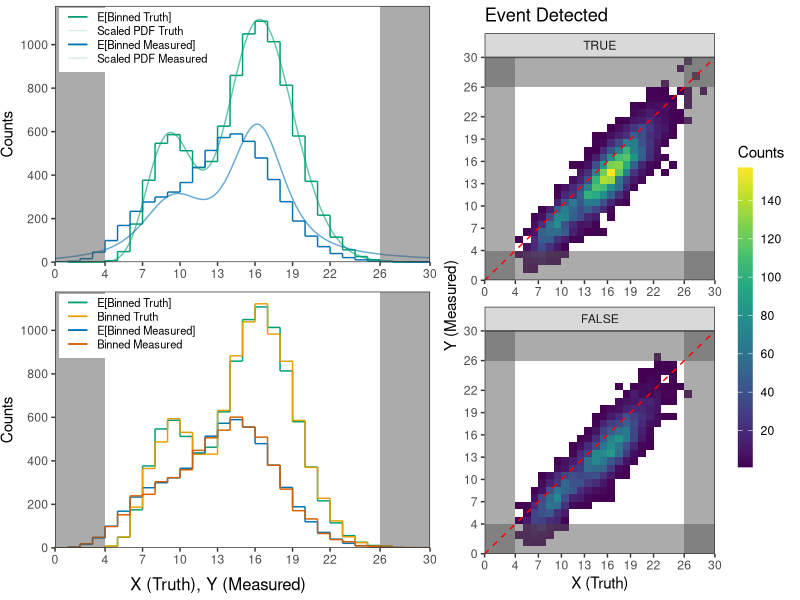
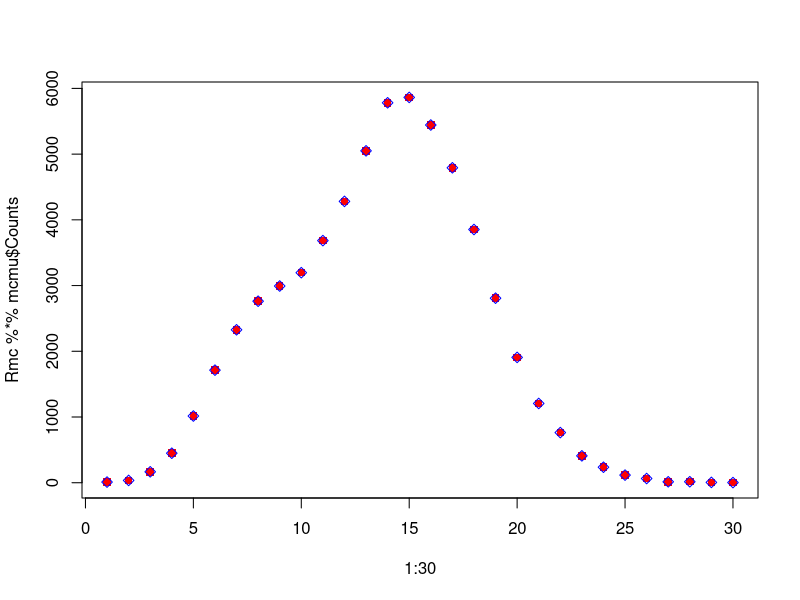

The R source for these figures, in order: (Note: this script raises an error after producing the figures.)
## ---- chunk 1
library(tidyverse)
library(gridExtra)
library(grid)
library(gridtext)
library(knitr)
library(RColorBrewer)
library(viridisLite)
library(viridis)
library(gtools)
## ---- chunk 2
set.seed(1234)
# Assume 10000 events
nsim <- 10000
mcsim <- 10*nsim

# Two possible types of processes with different means but equal variances
alpha1 <- 24
alpha2 <- 42
beta <- 0.4

# Event 1 is 1/3 as likely to occur as event 2
p <- 2/7

x1 <- rgamma(nsim, shape = alpha1, scale = beta)
x2 <- rgamma(nsim, shape = alpha2, scale = beta)
x1mc <- rgamma(mcsim, shape = alpha1, scale = beta)
x2mc <- rgamma(mcsim, shape = alpha2, scale = beta)

z <- rbernoulli(nsim, p)
x <- c(x1[z],x2[!z])
zmc <- rbernoulli(mcsim, p)
xmc <- c(x1mc[zmc],x2mc[!zmc])

# Efficiency
xdetected <- rbernoulli(length(x),1-exp(-sqrt(x)/4)) == 1
xdetectedmc <- rbernoulli(length(xmc),1-exp(-sqrt(xmc)/4)) == 1

# Add Smearing
ermu <- -x^(1/4)
ersd <- log((x+10)/4)
y <- x + rnorm(nsim, mean = ermu, sd = ersd)

ermumc <- -xmc^(1/4)
ersdmc <- log((xmc+10)/4)
ymc <- xmc + rnorm(mcsim, mean = ermumc, sd = ersdmc)

# Binned representation
xymin <- 4
xymax <- 26
xystep <- 3
dxy <- 4
xyaxes <- c(xymin-dxy,xymin,
            seq(xymin+xystep,xymax-xystep,xystep),
            xymax,xymax+dxy)

sims <- tibble("Truth" = x,
               "Measured" = y,
               "Detected" = xdetected)

simsmc <- tibble("Truth" = xmc,
                 "Measured" = ymc,
                 "Detected" = xdetectedmc)

step_hist_notfolded <- hist(x[which(x > xymin-dxy & x < xymax+dxy)], 
                            breaks = seq(xymin-dxy,xymax+dxy,1), plot = F)
step_hist_folded <- hist(y[which(y > xymin-dxy & y < xymax+dxy & xdetected == TRUE)], 
                         breaks = seq(xymin-dxy,xymax+dxy,1), plot = F)

fmax <- 1.075*max(c(step_hist_folded$density,step_hist_notfolded$density))
fmax_count <- 1.05*max(c(step_hist_folded$count,step_hist_notfolded$count))

step_hist <- 
  tibble(binLow = c(step_hist_folded$breaks[-length(step_hist_folded$breaks)],
                    step_hist_notfolded$breaks[-length(step_hist_notfolded$breaks)]),
         binHigh = c(step_hist_folded$breaks[-1],step_hist_notfolded$breaks[-1]),
         CountsL = c(c(0,step_hist_folded$counts[-length(step_hist_folded$counts)]),
                     c(0,step_hist_notfolded$counts[-length(step_hist_notfolded$counts)])),
         Counts = c(step_hist_folded$counts,step_hist_notfolded$counts),
         DensityL = c(c(0,step_hist_folded$density[-length(step_hist_folded$density)]),
                      c(0,step_hist_notfolded$density[-length(step_hist_notfolded$density)])),
         Density = c(step_hist_folded$density,step_hist_notfolded$density),
         Treatment = c(rep("folded", length(step_hist_folded$density)),
                       rep("not folded", length(step_hist_notfolded$density))))
## ---- chunk 3
# Continuous representation
X <- seq(xymin-dxy,xymax+dxy,0.01)
nx <- length(X)

fx = p*dgamma(X, shape = alpha1, scale = beta) + 
     (1-p)*dgamma(X, shape = alpha2, scale = beta)
#fx <- p*dlnorm(X, meanlog = 2.25, sdlog = 0.25) +
#  (1-p)*dlnorm(X, meanlog = 2.8, sdlog = 0.15)

fx_data <- tibble(X = X, Density = fx)
# fy_data content calculated in fyEstimate.nb
fy_data <- read.csv("fyEstimate.csv")

# Binned expected counts
exp_hist <- read.csv("histExpected.csv")
exp_hist[,3:4] <- nsim*exp_hist[,3:4]

# Counts max
fmax_count <- max(fmax_count, 1.05*max(nsim*fx_data$Density))
## ---- chunk 4
# Plotting
comp1 <- ggplot(data = step_hist) + 
  theme_bw() +
  geom_segment(data = filter(exp_hist, 
                             Treatment == "not folded" &
                                binLow >= xymin-dxy &
                               binHigh <= xymax+dxy),
               mapping = aes(x = binLow,
                             y = Counts,
                          xend = binHigh,
                          yend = Counts,
                         color = "E[Binned Truth]",
                      linetype = "E[Binned Truth]")) +
  geom_segment(data = filter(exp_hist, 
                             Treatment == "not folded" &
                                binLow >= xymin-dxy &
                               binHigh <= xymax+dxy),
               mapping = aes(x = binLow,
                             y = CountsL,
                          xend = binLow,
                          yend = Counts,
                         color = "E[Binned Truth]",
                      linetype = "E[Binned Truth]")) +
  geom_segment(data = filter(exp_hist, 
                             Treatment == "folded" &
                                binLow >= xymin-dxy &
                               binHigh <= xymax+dxy),
               mapping = aes(x = binLow,
                             y = Counts,
                          xend = binHigh,
                          yend = Counts,
                         color = "E[Binned Measured]",
                      linetype = "E[Binned Measured]")) +
  geom_segment(data = filter(exp_hist, 
                             Treatment == "folded" &
                                binLow >= xymin-dxy &
                               binHigh <= xymax+dxy),
               mapping = aes(x = binLow,
                             y = CountsL,
                          xend = binLow,
                          yend = Counts,
                         color = "E[Binned Measured]",
                      linetype = "E[Binned Measured]")) +
  geom_line(data = filter(fx_data,
                            X >= xymin-dxy &
                            X <= xymax+dxy),
            mapping = aes(x = X, 
                          y = nsim*Density,
                      color = "Scaled PDF Truth",
                   linetype = "Scaled PDF Truth")) +
  geom_line(data = filter(fy_data,
                            Y >= xymin-dxy &
                            Y <= xymax+dxy),
            mapping = aes(x = Y, 
                          y = nsim*Density,
                      color = "Scaled PDF Measured",
                   linetype = "Scaled PDF Measured")) +
  scale_x_continuous(breaks = xyaxes, 
                     limits = c(xymin-dxy,xymax+dxy), 
                     expand = c(0,0)) +
  scale_y_continuous("Counts",
                     limits = c(0,fmax_count), expand = c(0,0),
                     breaks = seq(0,ceiling(fmax_count),
                                  floor(fmax_count/1000)*200)) +
  scale_color_manual(name = NA,
                     labels = c("E[Binned Truth]",
                                "Scaled PDF Truth",
                                "E[Binned Measured]",
                                "Scaled PDF Measured"),
                     breaks = c("E[Binned Truth]",
                                "Scaled PDF Truth",
                                "E[Binned Measured]",
                                "Scaled PDF Measured"),
                     values = c("E[Binned Truth]" = alpha("#009E73",1),#alpha("#4C8C2B",0.6),
                                "Scaled PDF Truth" = alpha("#009E73",0.6),#alpha("#4C8C2B",1),
                                "E[Binned Measured]" = alpha("#0072B2",1),#alpha("#004C97",0.6),
                                "Scaled PDF Measured" = alpha("#0072B2",0.6))) +#alpha("#004C97",1))) +
  scale_linetype_manual(name = NA,
                        labels = c("E[Binned Truth]",
                                   "Scaled PDF Truth",
                                   "E[Binned Measured]",
                                   "Scaled PDF Measured"),
                        breaks = c("E[Binned Truth]",
                                   "Scaled PDF Truth",
                                   "E[Binned Measured]",
                                   "Scaled PDF Measured"),
                        values = c("E[Binned Truth]" = "solid",
                                   "Scaled PDF Truth" = "solid",
                                   "E[Binned Measured]" = "solid",
                                   "Scaled PDF Measured" = "solid")) +
  theme(panel.grid.major = element_blank(),
        panel.grid.minor = element_blank(), 
        plot.margin = margin(0.15, 0.16, 0.12, 0.01, "cm"),
        legend.text = element_text(size = 8),
        legend.title = element_blank(),
        legend.position = c(.01, 0.99),
        legend.justification = c("left", "top"),
        legend.box.just = "left",
        legend.key.height = unit(10,"points"),
        legend.margin = margin(1,5,5,5,"pt"),
        axis.title.x = element_blank()) +
  guides(color = guide_legend(override.aes = list(alpha = c(1,0.15,1,0.15)))) +
  geom_rect(data=tibble(x1=xymin-dxy,x2=xymin,y1=0,y2=fmax_count),
            mapping=aes(xmin=x1,xmax=x2,ymin=y1,ymax=y2),
            alpha=0.5,size=0.3) +
  geom_rect(data=tibble(x1=xymax,x2=xymax+dxy,y1=0,y2=fmax_count),
            mapping=aes(xmin=x1,xmax=x2,ymin=y1,ymax=y2),
            alpha=0.5,size=0.3)

comp2 <- ggplot(data = step_hist) + 
  theme_bw() +
  geom_segment(data = filter(exp_hist, 
                             Treatment == "not folded" &
                                binLow >= xymin-dxy &
                               binHigh <= xymax+dxy ),
               mapping = aes(x = binLow,
                             y = Counts,
                          xend = binHigh,
                          yend = Counts,
                         color = "E[Binned Truth]")) +
  geom_segment(data = filter(exp_hist, 
                             Treatment == "not folded" &
                                binLow >= xymin-dxy &
                               binHigh <= xymax+dxy),
               mapping = aes(x = binLow,
                             y = CountsL,
                          xend = binLow,
                          yend = Counts,
                         color = "E[Binned Truth]")) +
  geom_segment(data = filter(exp_hist, 
                             Treatment == "folded" &
                                binLow >= xymin-dxy &
                               binHigh <= xymax+dxy),
               mapping = aes(x = binLow,
                             y = Counts,
                          xend = binHigh,
                          yend = Counts,
                         color = "E[Binned Measured]")) +
  geom_segment(data = filter(exp_hist, 
                             Treatment == "folded" &
                                binLow >= xymin-dxy &
                               binHigh <= xymax+dxy),
               mapping = aes(x = binLow,
                             y = CountsL,
                          xend = binLow,
                          yend = Counts,
                         color = "E[Binned Measured]")) +
  geom_segment(data = filter(step_hist, 
                             Treatment == "not folded" &
                                binLow >= xymin-dxy &
                               binHigh <= xymax+dxy),
               mapping = aes(x = binLow,
                             y = Counts,
                          xend = binHigh,
                          yend = Counts,
                         color = "Binned Truth")) +
  geom_segment(data = filter(step_hist, 
                             Treatment == "not folded" &
                                binLow >= xymin-dxy &
                               binHigh <= xymax+dxy),
               mapping = aes(x = binLow,
                             y = CountsL,
                          xend = binLow,
                          yend = Counts,
                         color = "Binned Truth")) +
  geom_segment(data = filter(step_hist, 
                             Treatment == "folded" &
                                binLow >= xymin-dxy &
                               binHigh <= xymax+dxy),
               mapping = aes(x = binLow,
                             y = Counts,
                          xend = binHigh,
                          yend = Counts,
                         color = "Binned Measured")) +
  geom_segment(data = filter(step_hist, 
                             Treatment == "folded" &
                                binLow >= xymin-dxy &
                               binHigh <= xymax+dxy),
               mapping = aes(x = binLow,
                             y = CountsL,
                          xend = binLow,
                          yend = Counts,
                         color = "Binned Measured")) +
  scale_x_continuous(breaks = xyaxes, 
                     limits = c(xymin-dxy,xymax+dxy), 
                     expand = c(0,0)) +
  scale_y_continuous("Counts",
                     limits = c(0,fmax_count), expand = c(0,0),
                     breaks = seq(0,ceiling(fmax_count),
                                  floor(fmax_count/1000)*200)) +
  scale_color_manual(name = NA,
                     breaks = c("E[Binned Truth]",
                                "Binned Truth",
                                "E[Binned Measured]",
                                "Binned Measured"),
                     values = c("E[Binned Truth]" = alpha("#009E73",1),
                                "Binned Truth" = alpha("#E69F00",1),#alpha("#CB6015",0.7),
                                "E[Binned Measured]" = alpha("#0072B2",1),#alpha("#004C97",0.7),
                                "Binned Measured" = alpha("#D55E00",1)))+#alpha("#8A2A2B",0.7))) +
  theme(panel.grid.major = element_blank(),
        panel.grid.minor = element_blank(), 
        plot.margin = margin(0.15, 0.16, 0.12, 0.01, "cm"),
        legend.text = element_text(size = 8),
        legend.title = element_blank(),
        legend.position = c(.01, 0.99),
        legend.justification = c("left", "top"),
        legend.box.just = "left",
        legend.key.height = unit(10,"points"),
        legend.margin = margin(1,5,5,5,"pt"),
        axis.title.x = element_blank()) +
  geom_rect(data=tibble(x1=xymin-dxy,x2=xymin,y1=0,y2=fmax_count),
            mapping=aes(xmin=x1,xmax=x2,ymin=y1,ymax=y2),
            alpha=0.5,size=0.3) +
  geom_rect(data=tibble(x1=xymax,x2=xymax+dxy,y1=0,y2=fmax_count),
            mapping=aes(xmin=x1,xmax=x2,ymin=y1,ymax=y2),
            alpha=0.5,size=0.3) #+
  #guides(color = guide_legend(override.aes = list(alpha = 0.2)))

migration <- sims %>%
  mutate(across(Detected, factor, levels = c("TRUE","FALSE"))) %>%
  filter(Truth <= xymax+dxy & Truth >= xymin-dxy &
           Measured <= xymax+dxy & Measured >= xymin-dxy) %>%
  ggplot() +
    scale_x_continuous(breaks = xyaxes,
                       limits = c(xymin-dxy,xymax+dxy), 
                       expand = c(0,0)) +
    scale_y_continuous(breaks = xyaxes, 
                       limits = c(xymin-dxy,xymax+dxy), 
                       expand = c(0,0)) +
    theme_bw() + theme(panel.grid.major = element_blank(), 
                       panel.grid.minor = element_blank()) +
    stat_bin2d(mapping = aes(x = Truth, 
                             y = Measured), 
               breaks = list(x = seq(xymin-dxy,xymax+dxy,1),
                             y = seq(xymin-dxy,xymax+dxy,1))) +
    labs(x = "X (Truth)", y = "Y (Measured)",
         title = "Event Detected") +
    geom_rect(data=tibble(x1=xymin-dxy,x2=xymax+dxy,y1=xymin-dxy,y2=xymin),
              mapping=aes(xmin=x1,xmax=x2,ymin=y1,ymax=y2),
              alpha=0.5,size=0.3) +
    geom_rect(data=tibble(x1=xymin-dxy,x2=xymin,y1=xymin-dxy,y2=xymax+dxy),
              mapping=aes(xmin=x1,xmax=x2,ymin=y1,ymax=y2),
              alpha=0.5,size=0.3) +
    geom_rect(data=tibble(x1=xymin-dxy,x2=xymax+dxy,y1=xymax,y2=xymax+dxy),
              mapping=aes(xmin=x1,xmax=x2,ymin=y1,ymax=y2),
              alpha=0.5,size=0.3) +
    geom_rect(data=tibble(x1=xymax,x2=xymax+dxy,y1=xymin-dxy,y2=xymax+dxy),
              mapping=aes(xmin=x1,xmax=x2,ymin=y1,ymax=y2),
              alpha=0.5,size=0.3) +
    geom_abline(intercept=0,slope=1,lty="dashed",col="red") +
    facet_wrap(Detected~., nrow = 2, scales = "free")

gradient_max <- max(ggplot_build(migration)$data[[1]]$count)
gmins <- abs(floor(gradient_max/10^(floor(log10(gradient_max))-1))/
               c(5,10,20,25,50)-1)
gradient_step <- c(5,10,20,25,50)[which(gmins == min(gmins))]*
  10^(floor(log10(gradient_max))-2)

migration <- migration +
  scale_fill_gradientn(colours = viridis(11),
                       breaks = seq(0,gradient_max,gradient_step),
                       guide = guide_colourbar(barwidth = 0.75, 
                                               barheight = 15,
                                               title = "Counts"))

grid.arrange(arrangeGrob(comp1, comp2, richtext_grob("X (Truth), Y (Measured)"),
                         heights = c(10,10,1)), 
             migration, ncol = 2, widths = c(6,5))

rmu <- sims %>%
  filter(Truth <= xymax+dxy & Truth >= xymin-dxy) %>%
  select(Truth) %>%
  mutate(Truth = ceiling(Truth)-floor(min(Truth))) %>%
  count(Truth, name = "counts") %>%
  pull(counts)

rR <- sims %>%
  filter(Truth <= xymax & Truth >= xymin &
           Measured <= xymax & Measured >= xymin &
           Detected == "TRUE") %>%
  select(Measured, Truth) %>%
  mutate(Measured = ceiling(Measured)-floor(min(Measured)),
         Truth = ceiling(Truth)-floor(min(Truth))) %>%
  count(Measured, Truth, name = "counts") %>%
  complete(Measured, Truth, fill = list(counts=0)) %>%
  pull(counts) %>%
  matrix(ncol = xymax-xymin, byrow = T)

#step_hist
dp_hist <- sims %>%
  filter(Truth <= xymax+dxy & Truth >= xymin-dxy &
           Measured <= xymax+dxy & Measured >= xymin-dxy) %>%
  pivot_longer(c(Measured,Truth), 
               names_to = "Treatment", 
               values_to = "binLow") %>%
  filter((Treatment == "Measured" & Detected == TRUE) | Treatment == "Truth") %>%
  mutate(binHigh = ceiling(binLow),
         binLow = floor(binLow)) %>%
  count(binHigh, Treatment, name = "Counts") %>%
  mutate(Density = Counts/nsim)

## ---- chunk 5
dp_hist <- sims %>%
  pivot_longer(c(Measured,Truth), 
               names_to = "Treatment", 
               values_to = "binHigh") %>%
  mutate(binHigh = ceiling(binHigh)) %>%
  filter(binHigh <= 30 & binHigh >= 1) %>%
  filter((Treatment == "Measured" & Detected == TRUE) | Treatment == "Truth") %>%
  count(binHigh, Treatment, name = "Counts") %>%
  complete(binHigh=1:30, Treatment, fill = list(Counts=0)) %>%
  mutate(binLow = binHigh-1,
         LCounts = rbind(diag(rep(1,60))[1:2,],diag(rep(1,60))[1:58,]) %*% Counts) %>%
  mutate(Density = Counts/mcsim,
         LDensity = LCounts/mcsim) %>%
  select(Treatment,binLow,binHigh,LCounts,Counts,LDensity,Density)

mc_bins <- simsmc %>%
  pivot_longer(c(Measured,Truth), 
               names_to = "Treatment", 
               values_to = "Bin") %>%
  mutate(Bin = ceiling(Bin)) %>%
  filter(Bin <= 30 & Bin >= 1) %>%
  filter((Treatment == "Measured" & Detected == TRUE) | Treatment == "Truth") %>%
  count(Bin, Treatment, name = "Counts") %>%
  complete(Bin=1:30, Treatment, fill = list(Counts=0)) %>%
  mutate(LBin = Bin-1,
         LCounts = rbind(diag(rep(1,60))[1:2,],diag(rep(1,60))[1:58,]) %*% Counts) %>%
  mutate(Density = Counts/mcsim,
         LDensity = LCounts/mcsim) %>%
  select(Treatment,LBin,Bin,LCounts,Counts,LDensity,Density)

dnu <- dp_hist %>%
  filter(Treatment == "Measured") %>%
  select(binHigh,Counts) %>%
  mutate(Good = Counts>50)
dmu <- dp_hist %>%
  filter(Treatment == "Truth") %>%
  select(binHigh,Counts) %>%
  mutate(Good = Counts>50)

mcnu <- mc_bins %>%
  filter(Treatment == "Measured") %>%
  select(Bin, Counts)
mcmu <- mc_bins %>%
  filter(Treatment == "Truth") %>%
  select(Bin, Counts)

mR <- as.matrix(read.csv("migrationMatrix.csv", header = F))
colnames(mR) <- NULL
mR <- mR[dnu$Good,dmu$Good]
mR <- zapsmall(mR, digits = 6)

mRsvd <- svd(mR, nu = dim(mR)[1], nv = dim(mR)[2])

Sig <- zapsmall(t(mRsvd$u) %*% mR %*% mRsvd$v, digits=6)
invSig <- t(rbind(diag(1/mRsvd$d),matrix(rep(0,(dim(mR)[1]-dim(mR)[2])*dim(mR)[2]),ncol=dim(mR)[2])))

enu <- exp_hist %>%
  filter(Treatment == "folded") %>%
  pull(Counts)

muSVD <- mRsvd$v %*% invSig %*% t(mRsvd$u) %*% (dnu$Counts[dnu$Good]/(enu[dnu$Good]))

#plot(x=c(-5,35),y=c(0,0), xlim = c(5,25), ylim = c(min(muSVD)-10,max(muSVD,dmu$Counts)+10), type = "l", xlab = "X", ylab = "Counts", main="SVD in progress, no regularization")
#points((1:30)[dmu$Good]-0.5, muSVD, col = 2)
#lines(rbind((1:30)[dmu$Good]-1,(1:30)[dmu$Good]), rep(muSVD,each=2), col = 2)
#points((1:30)[dmu$Good]-0.5, dmu$Counts[dmu$Good], col = 4)
#lines(rbind((1:30)[dmu$Good]-1,(1:30)[dmu$Good]), rep(dmu$Counts[dmu$Good],each=2), col = 4)


#vals <- rep(0,15)
#for (i in 1:15){
#  vals[i] <- sqrt(sum((zapsmall(mR,digits=i) %*% dmu$Counts - mR %*% dmu$Counts)^2))
#}
#plot(1:15, log10(vals))
#cbind(1:15,vals)

#mR %*% (step_hist %>% filter(Treatment == "not folded") %>% pull(Counts)) - step_hist %>% filter(Treatment == "folded") %>% pull(Counts)

#length(step_hist %>% filter(Treatment == "not folded") %>% pull(Counts))

#sum(mc_hist %>% filter(Treatment == "Truth") %>% pull(Counts))


Rmc <- (simsmc %>%
  filter(Detected == TRUE,
         Measured >= 0 & Measured <= 30) %>%
  mutate(Truth = ceiling(Truth),
         Measured = ceiling(Measured)) %>%
  count(Truth, Measured, name = "Counts") %>%
  complete(Measured=30:1, Truth=1:30, fill = list(Counts=0)) %>%
  pull(Counts) %>%
  matrix(byrow = T, ncol = 30)) %*% (simsmc %>%
  mutate(Truth = ceiling(Truth)) %>%
  select(Truth) %>%
  count(Truth, name = "Counts") %>%
  mutate(Rscale = 1/Counts) %>%
  complete(Truth = 1:30, 
           fill = list(Counts=0,Rscale=0)) %>%
  pull(Rscale) %>% diag)

plot(1:30, Rmc %*% mcmu$Counts, pch = 15, col = "red")
points(1:30, mcnu$Counts, pch = 5, col = "blue")
## ---- chunk 6
Rmc
svd(Rmc, nu = dim(Rmc)[1], nv = dim(Rmc)[2])
(svdRmc <- svd(Rmc[,4:30], nu = dim(Rmc[,4:30])[1], nv = dim(Rmc[,4:30])[2]))
## ---- chunk 7
# Number of "causes" and "effects"
nc <- ne <-  40

# Get migration counts from stored ggplot and create smearing matrix
smear_data <- ggplot_build(smear_m)$data[[1]]
smearing_matrix <- matrix(rep(0,nc*(ne+1)), ncol = nc)
for( i in 1:nrow(smear_data)){
  smearing_matrix[cbind(smear_data$xbin, (ne+2)-smear_data$ybin)[i,2],
                  cbind(smear_data$xbin, (ne+2)-smear_data$ybin)[i,1]] <- smear_data$value[i]
}
smearing_matrix_normcols <- smearing_matrix / 
  matrix(rep(apply(smearing_matrix, MARGIN = 2, sum),ne+1), nrow=ne+1, byrow = T)

# Get observed number of events per effect
xE1 <- smearing_matrix %*% rep(1,nc)

# Number of samples drawn from each posterior distribution
nsamp <- 10
Lamb1 <- theta1 <- invMig1 <- list(NA)
xC1 <- efficiency1 <- mu1 <- intmu1 <- matrix(rep(NA,nsamp*nc), ncol=nsamp)
for(i in 1:nsamp){
  # New smearing matrices sampled from Dirichlet posterior
  Lamb1[[i]] <- matrix(unlist(map(1:nc, ~ t(rdirichlet(1, exp(-abs(.-1:(ne+1)))+
                                                             smearing_matrix[,.])))), nrow=ne+1)
  # Efficiencies calculated for each 
  efficiency1[,i] <- apply(Lamb1[[i]][-(ne+1),], MARGIN = 2, sum)
  # Apply Bayes' theorem to get P(C|E)
  theta1[[i]] <- t(Lamb1[[i]][-(ne+1),]/(matrix(rep(apply(Lamb1[[i]][-(ne+1),],
                                                          MARGIN = 1, sum), nc), ncol=nc)))
  mu1[,i] <- map_dbl(xE1[-(ne+1)], ~ rgamma(1,1+.,1))
  intmu1[,i] <- round(mu1[,i])
  intmu1[,i][which(intmu1[,i]==0)] <- 1
  invMig1[[i]] <- matrix(unlist(map(1:ne, ~ rmultinom(n=1,size=intmu1[.,i], 
                                                     prob=theta1[[i]][,.]))),nrow=ne)
  xC1[,i] <- (apply(invMig1[[i]],MARGIN=1, sum)/
                efficiency1[,i])*(mu1[,i]/intmu1[,i])
}

step_hist$barlow <- rep(0,nc+ne)
step_hist$barhigh <- rep(0,nc+ne)

step <- filter(step_hist, Treatment == "truth")
step$Counts <- apply(xC1, MARGIN=1, mean)
step$CountsL[-1] <- apply(xC1, MARGIN=1, mean)[-nc]
step$Treatment <- "1 iteration"
step$Density <- apply(xC1, MARGIN=1, mean)/sum(apply(xC1, MARGIN=1, mean))
step$DensityL[-1] <- step$Density[-nc]
step$barlow <- apply(xC1, MARGIN=1, FUN=quantile, probs=0.025)
step$barhigh <- apply(xC1, MARGIN=1, FUN=quantile, probs=0.975)
step_hist_iter1 <- rbind(step_hist,step)

ymax_count <- 1.1*max(step_hist_iter1$Counts)

it1 <- ggplot(data = step_hist_iter1) + 
  theme_bw() +
  geom_rect(mapping = aes(xmin = binLow,
                          ymin = barlow,
                          xmax = binHigh,
                          ymax = barhigh,
                          fill = Treatment),
            alpha=0.2) +
  geom_segment(mapping = aes(x = binLow,
                             y = Counts,
                          xend = binHigh,
                          yend = Counts,
                          color = Treatment),
               alpha=0.7) +
  geom_segment(mapping = aes(x = binLow,
                             y = CountsL,
                          xend = binLow,
                          yend = Counts,
                          color = Treatment), 
               alpha=0.7) +
  scale_x_continuous(breaks = seq(-10,10,2), 
                     limits = c(-10,10), 
                     expand = c(0,0)) +
  scale_y_continuous("Counts", limits = c(0,ymax_count), expand = c(0,0),
                     breaks = seq(0,ceiling(ymax_count), ceiling(ymax_count/1000)*100)) +
  labs(x="X", y="", title="1 Iteration") +
  scale_color_manual(values=c("orange","red","blue")) +
  scale_fill_manual(values=c("orange","red","blue")) +
  theme(panel.grid.major = element_blank(), panel.grid.minor = element_blank())
## ---- chunk 8
# Get observed number of events per effect
xE2 <- xC1

# Number of samples drawn from posterior distribution
Lamb2 <- efficiency2 <- theta2 <- invMig2 <- list(NA)
xC2 <- efficiency2 <- mu2 <- intmu2 <- matrix(rep(NA,nsamp*nsamp*nc), ncol=nsamp*nsamp)
for(i in 1:nsamp){
  for(j in 1:nsamp){
    # New smearing matrices sampled from Dirichlet posterior
    Lamb2[[(i-1)*nsamp+j]] <- 
      matrix(unlist(map(1:nc, ~ t(rdirichlet(1,exp(-abs(.-1:(ne+1)))+smearing_matrix[,.]+c(invMig1[[i]][.,],0))))), 
             nrow=ne+1)
    # Efficiencies calculated for each 
    efficiency2[,(i-1)*nsamp+j] <- apply(Lamb2[[(i-1)*nsamp+j]][-(ne+1),],MARGIN=2, sum)
    # Apply Bayes' theorem to get P(C|E)
    theta2[[(i-1)*nsamp+j]] <- t((Lamb2[[(i-1)*nsamp+j]][-(ne+1),]*matrix(rep(xC1[,i], nc),byrow=T,ncol=nc))/
                                (matrix(rep(Lamb2[[(i-1)*nsamp+j]][-(ne+1),] %*% 
                                              xC1[,i], nc), ncol=nc)))
  
    mu2[,(i-1)*nsamp+j] <- map_dbl(1:ne, ~ rgamma(1,1+xE1[.]+xE2[.,j],2))
    intmu2[,(i-1)*nsamp+j] <- round(mu2[,(i-1)*nsamp+j])
    intmu2[,(i-1)*nsamp+j][which(intmu2[,(i-1)*nsamp+j]==0)] <- 1
    invMig2[[(i-1)*nsamp+j]] <- matrix(unlist(map(1:ne,~rmultinom(n=1,size=intmu2[.,(i-1)*nsamp+j], 
                                                                  prob=theta2[[(i-1)*nsamp+j]][,.]))),nrow=ne)
    xC2[,(i-1)*nsamp+j] <- (apply(invMig2[[(i-1)*nsamp+j]],MARGIN=1,sum)/efficiency2[,(i-1)*nsamp+j])*
      (mu2[,(i-1)*nsamp+j]/intmu2[,(i-1)*nsamp+j])
  }
}

step <- filter(step_hist, Treatment == "truth")
step$Counts <- apply(xC2, MARGIN=1, mean)
step$CountsL[-1] <- apply(xC2, MARGIN=1, mean)[-nc]
step$Treatment <- "2 iterations"
step$Density <- apply(xC2, MARGIN=1, mean)/sum(apply(xC2, MARGIN=1, mean))
step$DensityL[-1] <- step$Density[-nc]
step$barlow <- apply(xC2, MARGIN=1, FUN=quantile, probs=0.025)
step$barhigh <- apply(xC2, MARGIN=1, FUN=quantile, probs=0.975)
step_hist_iter2 <- rbind(step_hist,step)

ymax_count <- 1.1*max(step_hist_iter2$Counts,step_hist_iter2$barhigh)

it2 <- ggplot(data = step_hist_iter2) + 
  theme_bw() +
  geom_rect(mapping = aes(xmin = binLow,
                          ymin = barlow,
                          xmax = binHigh,
                          ymax = barhigh,
                          fill = Treatment),
            alpha=0.2) +
  geom_segment(mapping = aes(x = binLow,
                             y = Counts,
                          xend = binHigh,
                          yend = Counts,
                          color = Treatment),
               alpha=0.7) +
  geom_segment(mapping = aes(x = binLow,
                             y = CountsL,
                          xend = binLow,
                          yend = Counts,
                          color = Treatment), 
               alpha=0.7) +
  scale_x_continuous(breaks = seq(-10,10,2), 
                     limits = c(-10,10), 
                     expand = c(0,0)) +
  scale_y_continuous("Counts", limits = c(0,ymax_count), expand = c(0,0),
                     breaks = seq(0,ceiling(ymax_count), ceiling(ymax_count/1000)*100)) +
  labs(x="X", y="", title="2 Iterations") +
  scale_color_manual(values=c("orange","red","blue")) +
  scale_fill_manual(values=c("orange","red","blue")) +
  theme(panel.grid.major = element_blank(), panel.grid.minor = element_blank())
## ---- chunk 9
# Get observed number of events per effect
xE3 <- xC2

# Number of samples drawn from posterior distribution
Lamb3 <- efficiency3 <- theta3 <- invMig3 <- list(NA)
xC3 <- efficiency3 <- mu3 <- intmu3 <- matrix(rep(NA,nc*nsamp^3), ncol=nsamp^3)
for(i in 1:nsamp){
  for(j in 1:nsamp){
    for(k in 1:nsamp){
      # New smearing matrices sampled from Dirichlet posterior
      Lamb3[[(i-1)*nsamp^2+(j-1)*nsamp+k]] <- 
        matrix(unlist(map(1:nc, ~ t(rdirichlet(1,exp(-abs(.-1:(ne+1)))+smearing_matrix[,.]+
                                                 c(invMig1[[i]][.,],0)+c(invMig2[[(j-1)*nsamp+k]][.,],0))))), 
               nrow=ne+1)
      # Efficiencies calculated for each 
      efficiency3[,(i-1)*nsamp^2+(j-1)*nsamp+k] <- 
        apply(Lamb3[[(i-1)*nsamp^2+(j-1)*nsamp+k]][-(ne+1),],MARGIN=2, sum)
      # Apply Bayes' theorem to get P(C|E)
      theta3[[(i-1)*nsamp^2+(j-1)*nsamp+k]] <- 
        t((Lamb3[[(i-1)*nsamp^2+(j-1)*nsamp+k]][-(ne+1),]*
             matrix(rep(xC3[,(j-1)*nsamp+k], nc),byrow=T,ncol=nc))/
            (matrix(rep(Lamb3[[(i-1)*nsamp^2+(j-1)*nsamp+k]][-(ne+1),] %*% 
                          xC3[,(j-1)*nsamp+k], nc), ncol=nc)))
    
      mu3[,(i-1)*nsamp^2+(j-1)*nsamp+k] <- 
        map_dbl(1:ne, ~ rgamma(1,1+xE1[.]+xE2[.,k]+xE3[(j-1)*nsamp+k],3))
      intmu3[,(i-1)*nsamp^2+(j-1)*nsamp+k] <- 
        round(mu3[,(i-1)*nsamp^2+(j-1)*nsamp+k])
      intmu3[,(i-1)*nsamp^2+(j-1)*nsamp+k][which(intmu3[,(i-1)*nsamp^2+(j-1)*nsamp+k]==0)] <- 1
      invMig3[[(i-1)*nsamp^2+(j-1)*nsamp+k]] <- 
        matrix(unlist(map(1:ne,~rmultinom(n=1,size=intmu3[.,(i-1)*nsamp^2+(j-1)*nsamp+k], 
                                          prob=theta2[[(i-1)*nsamp+j]][,.]))),nrow=ne)
      xC3[,(i-1)*nsamp^2+(j-1)*nsamp+k] <- 
        (apply(invMig3[[(i-1)*nsamp^2+(j-1)*nsamp+k]],MARGIN=1,sum)/efficiency3[,(i-1)*nsamp^2+(j-1)*nsamp+k])*
        (mu3[,(i-1)*nsamp^2+(j-1)*nsamp+k]/intmu3[,(i-1)*nsamp^2+(j-1)*nsamp+k])
    }
  }
}

step <- filter(step_hist_iter1, Treatment == "truth")
step$Counts <- apply(xC3, MARGIN=1, mean)
step$CountsL[-1] <- apply(xC3, MARGIN=1, mean)[-nc]
step$Treatment <- "3 iterations"
step$Density <- apply(xC3, MARGIN=1, mean)/sum(apply(xC3, MARGIN=1, mean))
step$DensityL[-1] <- step$Density[-nc]
step$barlow <- apply(xC3, MARGIN=1, FUN=quantile, probs=0.025)
step$barhigh <- apply(xC3, MARGIN=1, FUN=quantile, probs=0.975)
step_hist_iter3 <- rbind(step_hist,step)

ymax_count <- 1.1*max(step_hist_iter3$Counts,step_hist_iter2$barhigh)

it3 <- ggplot(data = step_hist_iter3) + 
  theme_bw() +
  geom_rect(mapping = aes(xmin = binLow,
                          ymin = barlow,
                          xmax = binHigh,
                          ymax = barhigh,
                          fill = Treatment),
            alpha=0.2) +
  geom_segment(mapping = aes(x = binLow,
                             y = Counts,
                          xend = binHigh,
                          yend = Counts,
                          color = Treatment),
               alpha=0.7) +
  geom_segment(mapping = aes(x = binLow,
                             y = CountsL,
                          xend = binLow,
                          yend = Counts,
                          color = Treatment), 
               alpha=0.7) +
  scale_x_continuous(breaks = seq(-10,10,2), 
                     limits = c(-10,10), 
                     expand = c(0,0)) +
  scale_y_continuous("Counts", limits = c(0,ymax_count), expand = c(0,0),
                     breaks = seq(0,ceiling(ymax_count), ceiling(ymax_count/1000)*100)) +
  labs(x="X", y="", title="3 Iterations") +
  scale_color_manual(values=c("orange","red","blue")) +
  scale_fill_manual(values=c("orange","red","blue")) +
  theme(panel.grid.major = element_blank(), panel.grid.minor = element_blank())
